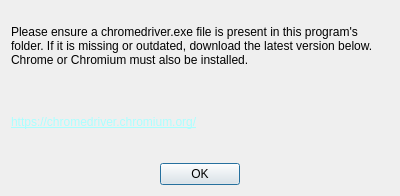
<?xml version="1.0" encoding="UTF-8"?>
<ui version="4.0">
 <class>ChromedriverInfo</class>
 <widget class="QDialog" name="ChromedriverInfo">
  <property name="geometry">
   <rect>
    <x>0</x>
    <y>0</y>
    <width>400</width>
    <height>196</height>
   </rect>
  </property>
  <property name="windowTitle">
   <string>Dialog</string>
  </property>
  <layout class="QVBoxLayout" name="verticalLayout">
   <item>
    <widget class="QLabel" name="label_2">
     <property name="text">
      <string>Please ensure a chromedriver.exe file is present in this program's folder. If it is missing or outdated, download the latest version below. Chrome or Chromium must also be installed.</string>
     </property>
     <property name="wordWrap">
      <bool>true</bool>
     </property>
    </widget>
   </item>
   <item>
    <widget class="QLabel" name="label">
     <property name="text">
      <string>&lt;html&gt;&lt;head/&gt;&lt;body&gt;&lt;p&gt;&lt;a href=&quot;https://chromedriver.chromium.org/&quot;&gt;&lt;span style=&quot; text-decoration: underline; color:#aaffff;&quot;&gt;https://chromedriver.chromium.org/&lt;/span&gt;&lt;/a&gt;&lt;/p&gt;&lt;/body&gt;&lt;/html&gt;</string>
     </property>
     <property name="openExternalLinks">
      <bool>true</bool>
     </property>
    </widget>
   </item>
   <item>
    <widget class="QDialogButtonBox" name="buttonBox">
     <property name="orientation">
      <enum>Qt::Horizontal</enum>
     </property>
     <property name="standardButtons">
      <set>QDialogButtonBox::Ok</set>
     </property>
     <property name="centerButtons">
      <bool>true</bool>
     </property>
    </widget>
   </item>
  </layout>
 </widget>
 <resources/>
 <connections>
  <connection>
   <sender>buttonBox</sender>
   <signal>accepted()</signal>
   <receiver>ChromedriverInfo</receiver>
   <slot>accept()</slot>
   <hints>
    <hint type="sourcelabel">
     <x>248</x>
     <y>254</y>
    </hint>
    <hint type="destinationlabel">
     <x>157</x>
     <y>274</y>
    </hint>
   </hints>
  </connection>
  <connection>
   <sender>buttonBox</sender>
   <signal>rejected()</signal>
   <receiver>ChromedriverInfo</receiver>
   <slot>reject()</slot>
   <hints>
    <hint type="sourcelabel">
     <x>316</x>
     <y>260</y>
    </hint>
    <hint type="destinationlabel">
     <x>286</x>
     <y>274</y>
    </hint>
   </hints>
  </connection>
 </connections>
</ui>
